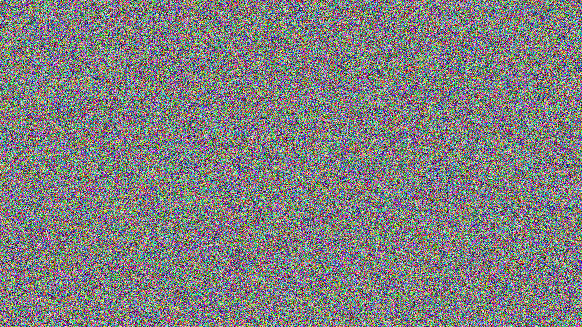
#> input picture CryptoHack/Lemur_xor/flag.png, 582 x 327 px, found by its file name
$ python generator.py
#> lines starting #> are read from the running program, lines starting #| are printed output that depends on the picture
from PIL import Image
import numpy as np

img = Image.open('FLAG.png').convert('L')
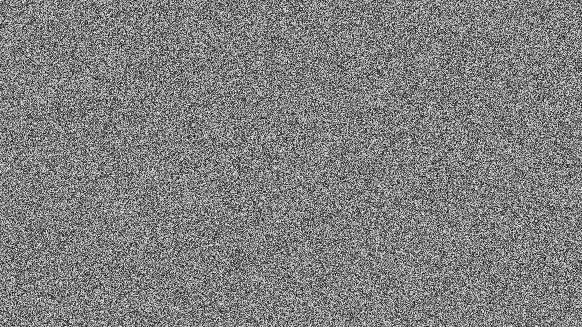
#> img: PIL image 582x327 L; min 2, max 253, mean 127.5
arr = np.asanyarray(img)


def normalize(mat):
    return (mat - mat.min()) / (mat.max() - mat.min()) * 255


for i in range(400):
    noise = np.random.normal(arr, 200)
    noise = normalize(noise)
    noise = noise.astype(np.uint8)
    im = Image.fromarray(noise)
    im.save(f"./samples/{i}.png")
#> this loop made 400 passes
#> pass 1, `noise = np.random.normal(arr, 200)`:
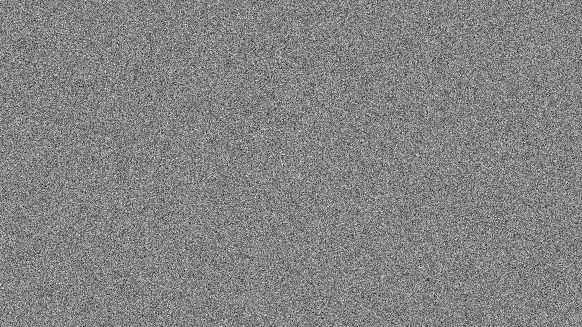
#> noise: shape (327, 582) float64; min -825.9, max 1021.6, mean 128.4; drawn with min black and max white
#> pass 2, `noise = np.random.normal(arr, 200)`:
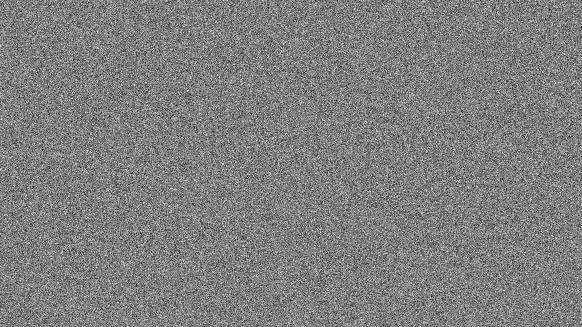
#> noise: shape (327, 582) float64; min -756.9, max 1010, mean 127.7; drawn with min black and max white
#> after the loop:
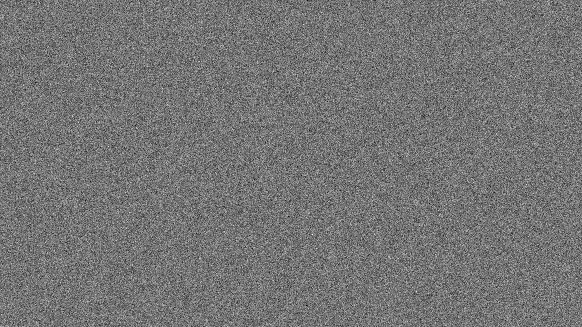
#> im: PIL image 582x327 L; min 0, max 255, mean 116.4

$ run again, with CryptoHack/Lemur_xor/lemur.png copied over CryptoHack/Lemur_xor/flag.png
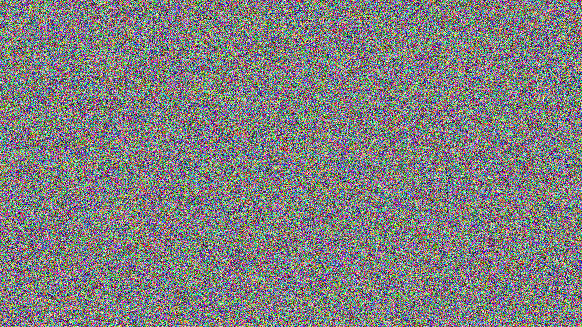
#> input picture CryptoHack/Lemur_xor/lemur.png, 582 x 327 px, found by its file name
#> `img = Image.open('FLAG.png').convert('L')`:
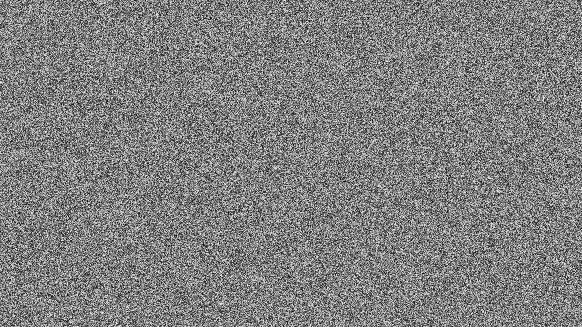
#> img: PIL image 582x327 L; min 1, max 253, mean 127.4
